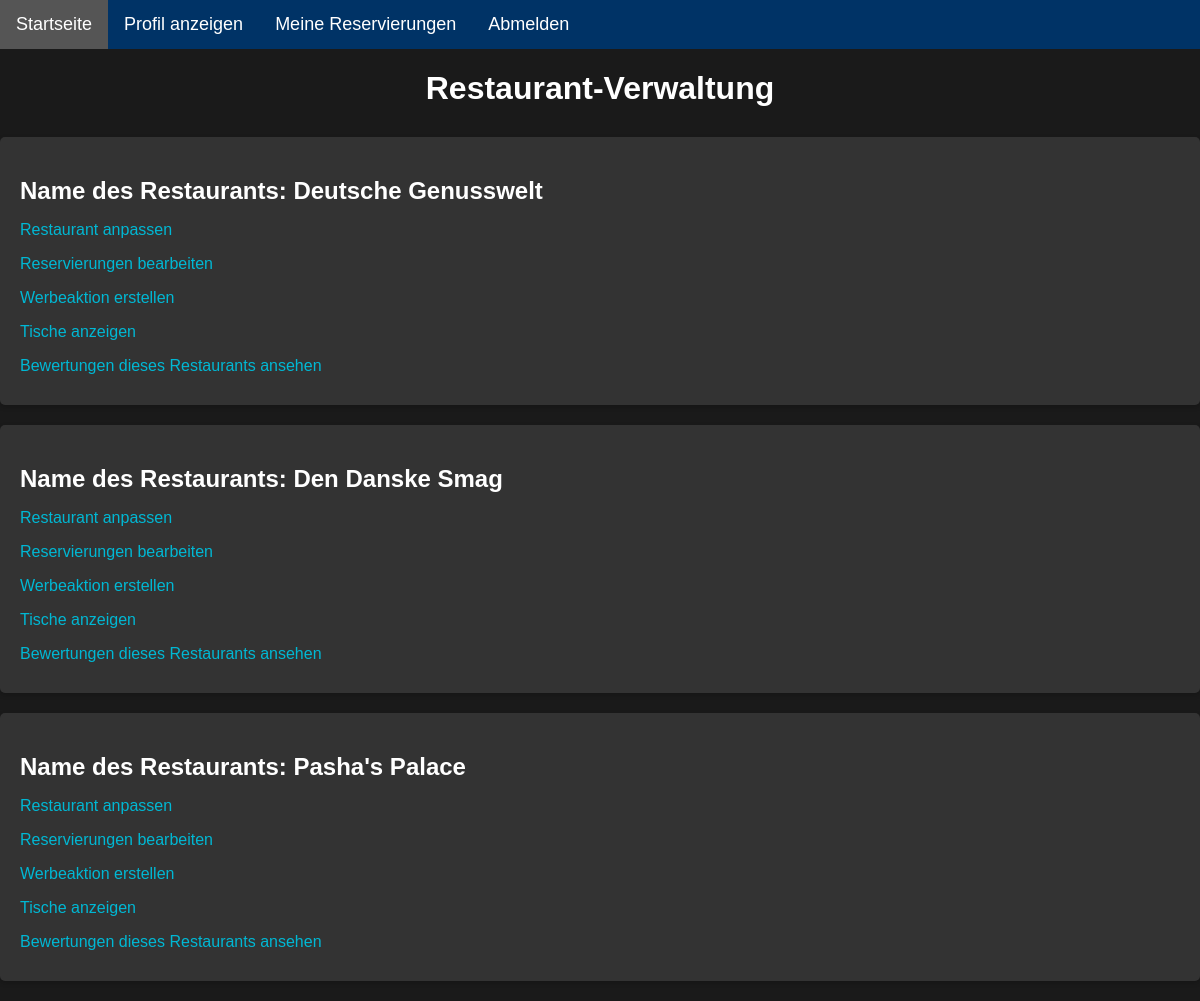
/restaurant/owner_view/ (signed in), run on an earlier commit of the app's database.
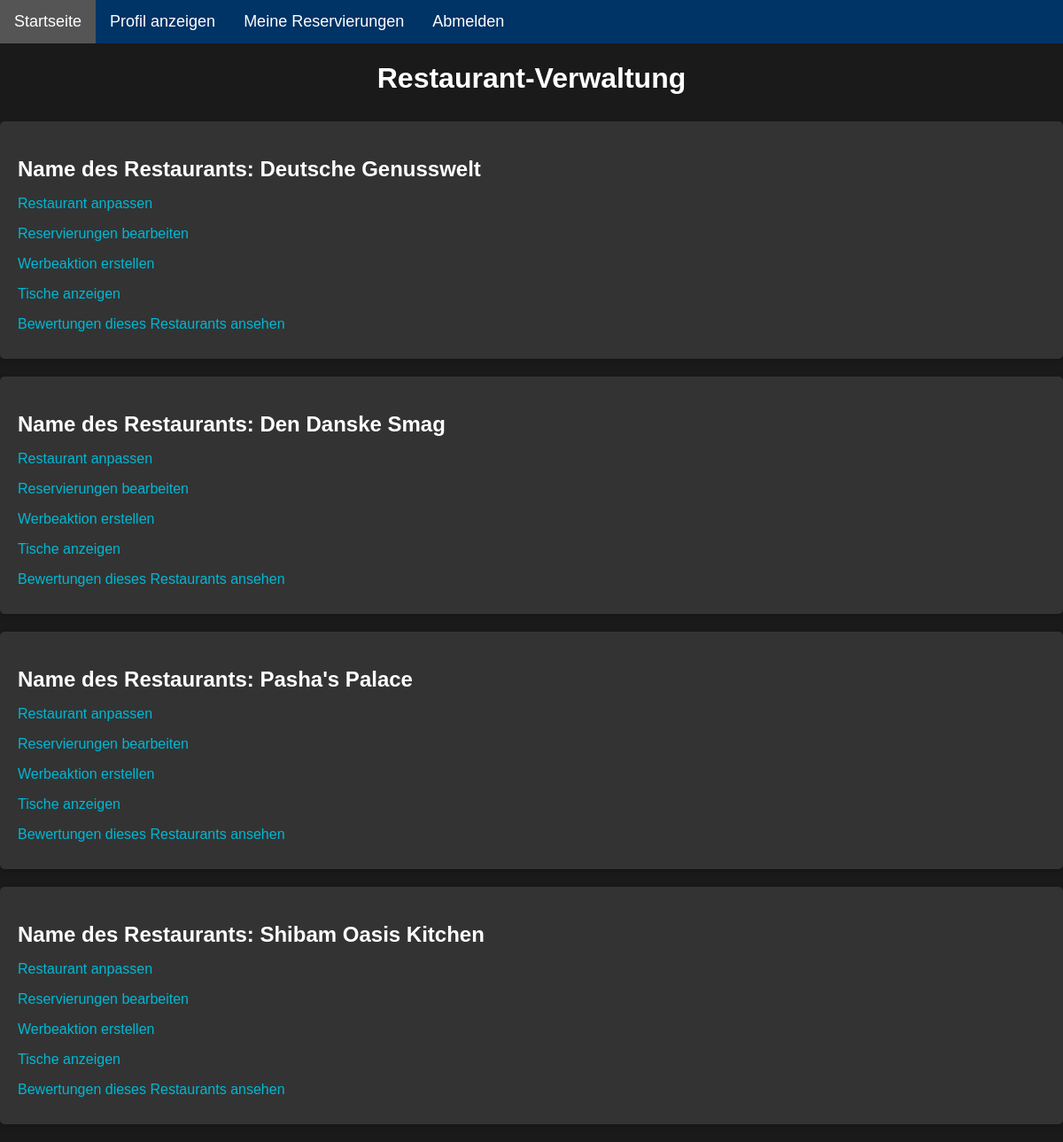
And on a later commit of the database.
### restaurant/models.py (models this page shows, shortened)
class Restaurant(models.Model):
    owner = models.ForeignKey(UserProfile, on_delete=models.CASCADE, related_name='owned_restaurants')
    name = models.CharField(max_length=100)
    location = models.CharField(max_length=100)
    cuisine = models.CharField(max_length=50, choices=Choices.PREFERENCE_CHOICES)
    description = models.TextField(blank=True)
    opening_hours = models.CharField(max_length=100)
    contact_info = models.CharField(max_length=100)
    capacity = models.IntegerField(default=0)

### restaurant/views.py (the view)
# urls.py: path('owner_view/', views.owner_view, name='owner_view'),
@login_required
def owner_view(request):
    currentUser = get_object_or_404(UserProfile, user=request.user)
    restaurants = Restaurant.objects.filter(owner=currentUser)
    return render(request, 'restaurant/owner_view.html', {'restaurants':restaurants})

### restaurant/templates/restaurant/owner_view.html (shortened to what this page needs)
{% extends "restaurant/base.html" %}
{%load static%}
{%block extra_css%}
    <link rel="stylesheet" href="{% static 'restaurant/list_style.css' %}" type="text/css">
{%endblock%}
{%block content%}
<div class="restaurant-list">
    <h1>Restaurant-Verwaltung</h1>
    <ul>
        {% for restaurant in restaurants %}
        <li>
            <h2>Name des Restaurants: {{ restaurant.name }}</h2>
            <p><a href="{% url 'change_restaurant' restaurant.id %}">Restaurant anpassen</a></p>
            <p><a href="{% url 'manage_reservations' restaurant.id %}">Reservierungen bearbeiten </a></p>
            <p><a href="{% url 'create_promotion' restaurant.id %}">Werbeaktion erstellen</a></p>
            <p><a href="{% url 'view_tables' restaurant.id %}">Tische anzeigen</a></p>
            <p><a href="{% url 'view_feedback' restaurant.id %}">Bewertungen dieses Restaurants ansehen</a></p>
        </li>
        {% endfor %}
    </ul>
</div>
{%endblock%}

What changed in the data, as far as the page shows it:
added Restaurant: name "Shibam Oasis Kitchen"
